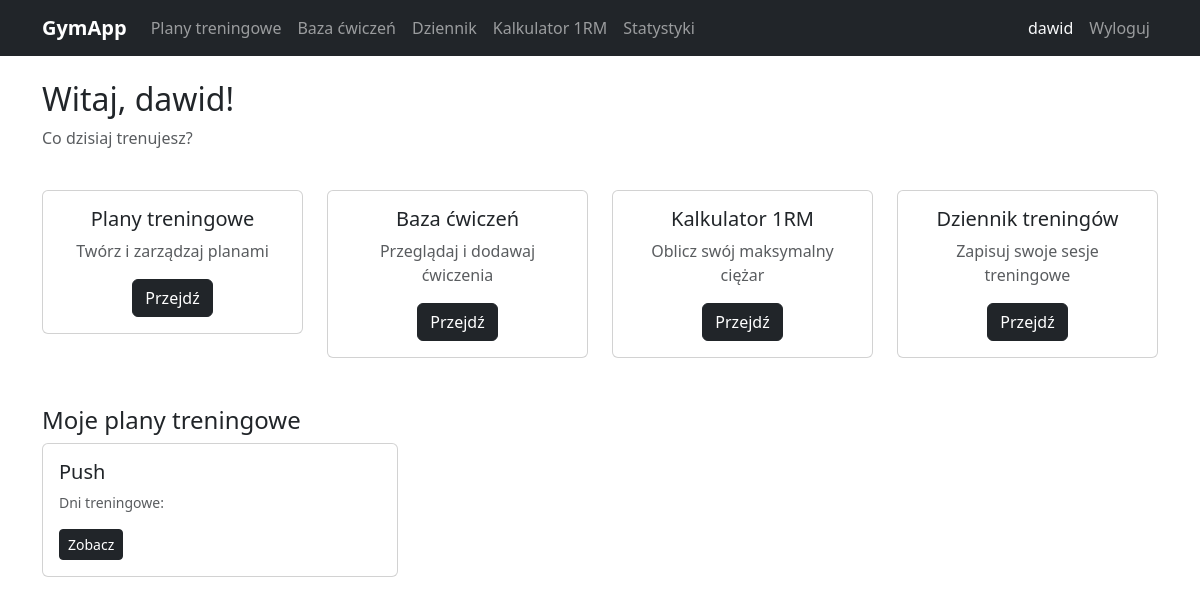
The page / (signed in) on the database as committed earlier.
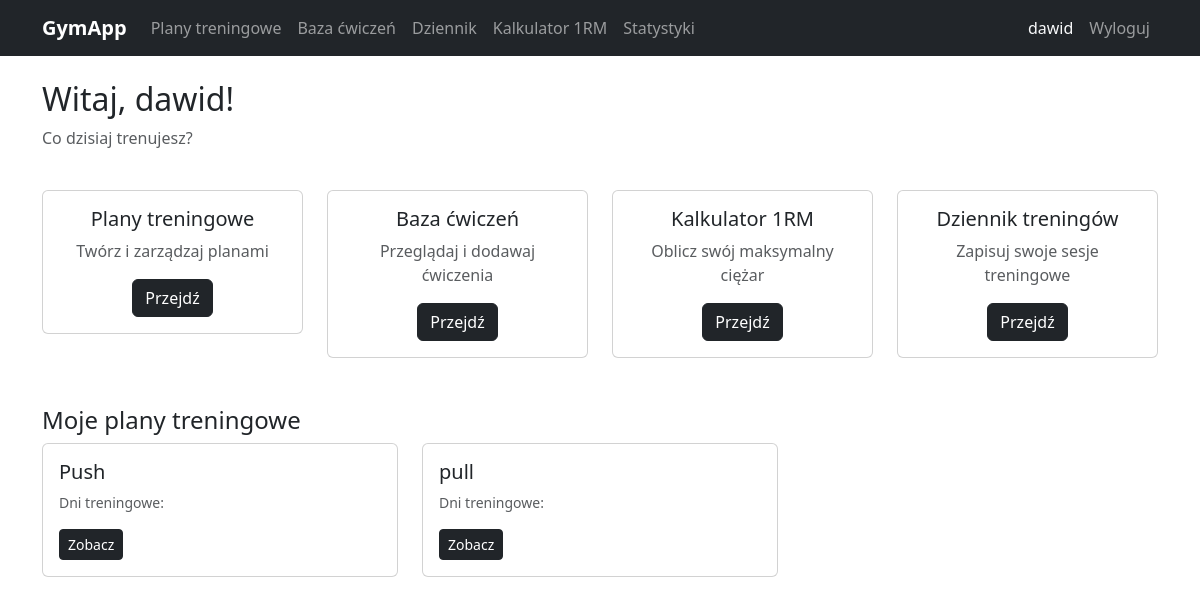
The same page on the database as committed later.
### tracker/models.py (models this page shows, shortened)
class PlanTreningowy(models.Model):
    nazwa = models.CharField(max_length=100)
    opis = models.TextField(blank=True)
    uzytkownik = models.ForeignKey(User, on_delete=models.CASCADE)
    data_utworzenia = models.DateTimeField(auto_now_add=True)
    czy_publiczny = models.BooleanField(default=False)
    class Meta:
        verbose_name = 'Plan treningowy'
        verbose_name_plural = 'Plany treningowe'

### tracker/views.py (the view)
# urls.py: path('', views.dashboard, name='dashboard'),
@login_required
def dashboard(request):
    moje_plany = PlanTreningowy.objects.filter(uzytkownik=request.user)[:3]
    return render(request, 'tracker/dashboard.html', {
        'moje_plany': moje_plany,
    })

### tracker/templates/tracker/dashboard.html (shortened to what this page needs)
{% extends 'base.html' %}
{% block zawartosc %}
<div class="row">
    <div class="col-12">
        <h2>Witaj, {{ request.user.username }}!</h2>
        <p class="text-muted">Co dzisiaj trenujesz?</p>
    </div>
</div>
<div class="row mt-4">
    <div class="col-md-3">
        <div class="card text-center">
            <div class="card-body">
                <h5 class="card-title">Plany treningowe</h5>
                <p class="card-text text-muted">Twórz i zarządzaj planami</p>
                <a href="{% url 'lista_planow' %}" class="btn btn-dark">Przejdź</a>
            </div>
        </div>
    </div>
    <div class="col-md-3">
        <div class="card text-center">
            <div class="card-body">
                <h5 class="card-title">Baza ćwiczeń</h5>
                <p class="card-text text-muted">Przeglądaj i dodawaj ćwiczenia</p>
                <a href="{% url 'lista_cwiczen' %}" class="btn btn-dark">Przejdź</a>
            </div>
        </div>
    </div>
    <div class="col-md-3">
        <div class="card text-center">
            <div class="card-body">
                <h5 class="card-title">Kalkulator 1RM</h5>
                <p class="card-text text-muted">Oblicz swój maksymalny ciężar</p>
                <a href="{% url 'kalkulator_1rm' %}" class="btn btn-dark">Przejdź</a>
            </div>
        </div>
    </div>
    <div class="col-md-3">
        <div class="card text-center">
            <div class="card-body">
                <h5 class="card-title">Dziennik treningów</h5>
                <p class="card-text text-muted">Zapisuj swoje sesje treningowe</p>
                <a href="{% url 'dziennik' %}" class="btn btn-dark">Przejdź</a>
            </div>
        </div>
    </div>
</div>
{% if moje_plany %}
<div class="row mt-5">
    <div class="col-12">
        <h4>Moje plany treningowe</h4>
    </div>
    {% for plan in moje_plany %}
        <div class="col-md-4 mb-3">
            <div class="card">
                <div class="card-body">
                    <h5 class="card-title">{{ plan.nazwa }}</h5>
                    <p class="text-muted small">Dni treningowe: {{ plan.dni.count }}</p>
                    <a href="{% url 'szczegoly_planu' plan.pk %}" class="btn btn-dark btn-sm">Zobacz</a>
                </div>
            </div>
        </div>
    {% endfor %}
</div>
{% endif %}
{% endblock %}

Rows that differ between the two databases and show on the page:
added PlanTreningowy: nazwa "pull"
